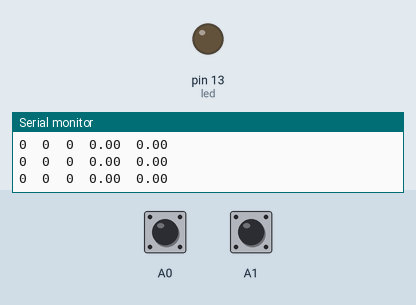
Recording of a sketch running on a simulated Arduino Uno, built with avr-gcc and run on an emulated ATmega328P. On the bench: output pins drawn as LEDs (lit = HIGH), the last lines printed to the serial monitor. Inputs (shaded band) come from the test bench; at power-on: A0 HIGH, A1 HIGH.

Above: at 1.6 s.
1.7 s: A0 pulled LOW for 3.2 s
At 4.8 s:
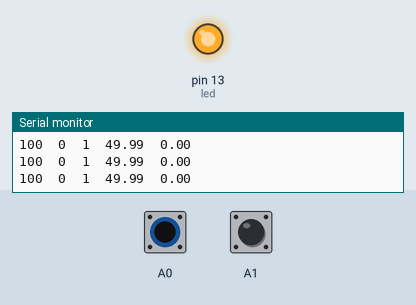
6.4 s: A1 pulled LOW for 3.2 s
At 9.3 s:
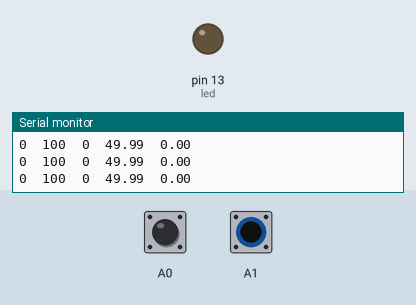
Timing chart, 0 to 10.8 s (numbered marks = the images above; inputs shaded):
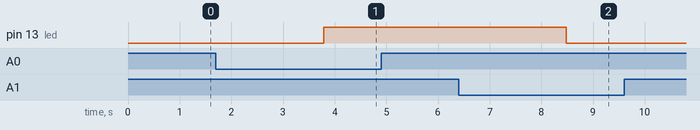

The sketch:

capacitive_mirror04.ino
```cpp
#include <ADCTouch.h>

float ref0, ref1;
int led=13;
float average=0;
float alpha=0.1;
float x=0;
float x1=0;
long y=0;
long y1=0;
float slope=0;
long state=0;
long prev_slope;
long cou=10;

void resetfun()
{
  ref0 = ADCTouch.read(A0,2000);
  ref1 = ADCTouch.read(A1,2000);
}
void switchfun(float average)
{
    x=average;
    y=millis();
    if((x-x1)<0.01 and (x-x1)>-0.01)
    {
      slope=0;
    }
    else
    {
    slope=((y-y1)/(x-x1));
    }
    x1=x;
    y1=y;

    if(slope>prev_slope)
    {
    prev_slope=slope+200;
    if(slope>3000)
    {
      if(digitalRead(led)==1)
      {
        digitalWrite(led ,LOW);
      }
      else
      {
        digitalWrite(led ,HIGH);
      }
    }
    }
    else
    {
      prev_slope=500;
    }


}
void setup()
{
    Serial.begin(9600);
    resetfun();
}

void loop()
{
   pinMode(led,OUTPUT);
    long value0 = ADCTouch.read(A0);
    long value1 = ADCTouch.read(A1);

    value0 -= ref0;
    value1 -= ref1;
    average = alpha * ((value0+value1)/2)+ (1-alpha) * average;

   switchfun(average);

   Serial.print(value0);
   Serial.print("\t");

   Serial.print(value1);
   Serial.print("\t");

   Serial.print(digitalRead(led));
   Serial.print("\t");

   Serial.print(average);
   Serial.print("\t");

   Serial.println(slope);


   delay(10);
}
```

Measured:
- after the input at 1.7 s, pin 13 (led): LOW → HIGH after 2.1 s
- after the input at 6.4 s, pin 13 (led): HIGH → LOW after 2.1 s
